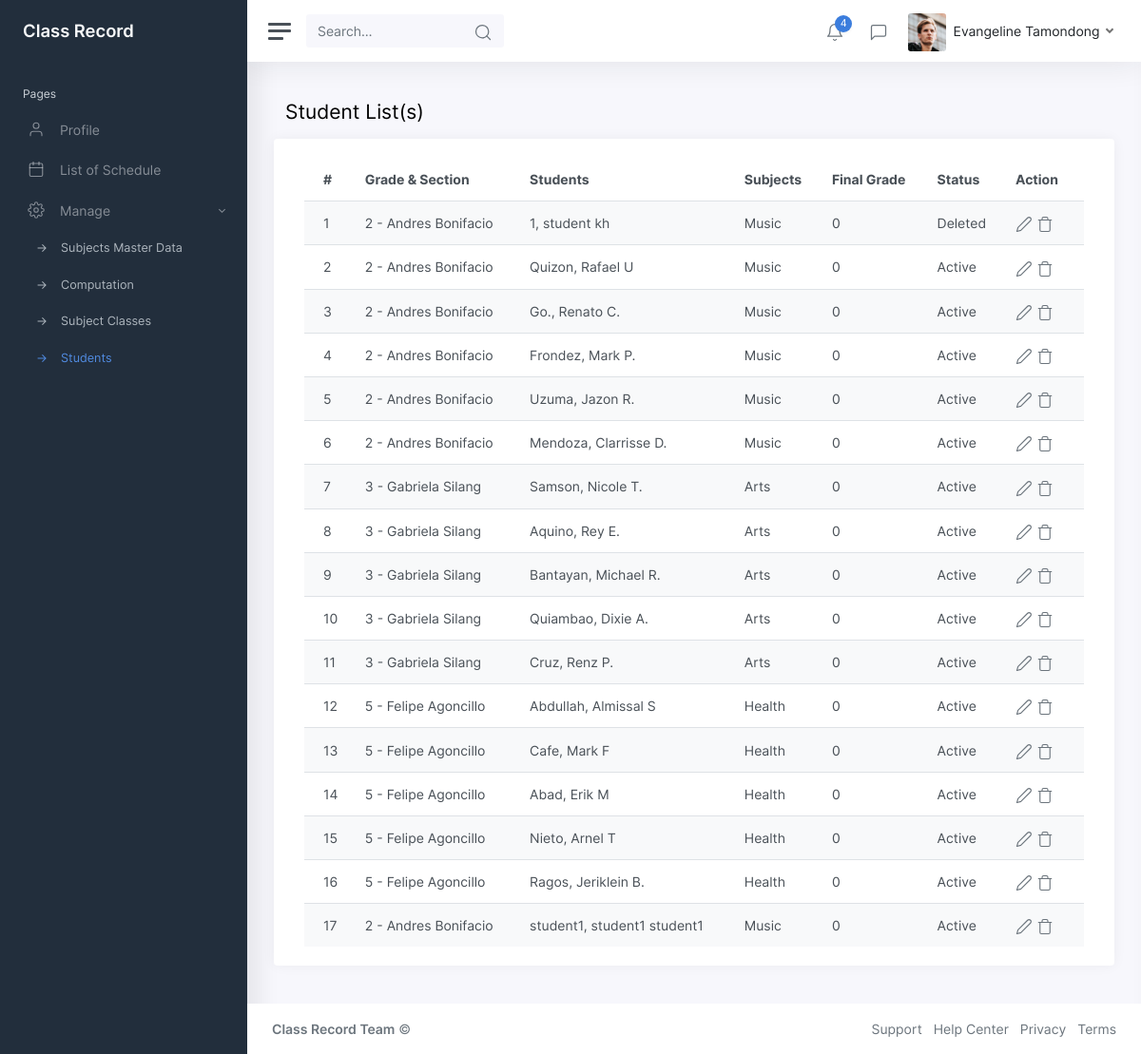
/teacher_student_list.php (signed in), run on the app's committed database.
### tables this page shows
CREATE TABLE `subjects_assign` (
  `subjectAssignId` int NOT NULL,
  `subjectId` int NOT NULL,
  `computationMasterId` int NOT NULL,
  `classMasterId` int NOT NULL,
  `teacherId` int NOT NULL,
  `datecreated` datetime NOT NULL,
  `dateupdated` datetime NOT NULL,
  `userId` int NOT NULL,
  `status` enum('Active','Inactive','Deleted') NOT NULL
);

CREATE TABLE `classes_master_data` (
  `classMasterId` int NOT NULL,
  `grade` varchar(255) NOT NULL,
  `section` varchar(255) NOT NULL,
  `status` enum('Active','Inactive','Deleted') NOT NULL,
  `datecreated` datetime NOT NULL,
  `dateupdated` datetime NOT NULL,
  `userId` int NOT NULL
);

CREATE TABLE `user` (
  `userId` int NOT NULL,
  `email` varchar(255) NOT NULL,
  `lrn` varchar(255) NOT NULL,
  `username` varchar(255) NOT NULL,
  `password` varchar(255) NOT NULL,
  `first_name` varchar(255) NOT NULL,
  `middle_name` varchar(255) NOT NULL,
  `last_name` varchar(255) NOT NULL,
  `role` enum('Teacher','Student','Admin') NOT NULL,
  `date_created` datetime NOT NULL,
  `date_updated` datetime NOT NULL,
  `status` enum('Active','Inactive','Deleted') NOT NULL
);

CREATE TABLE `subjects` (
  `subjectId` int NOT NULL,
  `subjects` varchar(255) NOT NULL,
  `description` varchar(255) NOT NULL,
  `status` enum('Active','Inactive','Deleted') NOT NULL,
  `datecreated` datetime NOT NULL,
  `dateupdated` datetime NOT NULL,
  `userId` int NOT NULL
);

### libraries/data_interface.php (called while the page is built, shortened)
<?php
class jpacObject{
	private $conn;
	public function __construct(){
  		try {
	 		$this->conn = new PDO("mysql:host=".db_server.";dbname=".db_name, db_user, db_pass);
  			$this->conn->setAttribute(PDO::ATTR_ERRMODE, PDO::ERRMODE_EXCEPTION);
		} catch(PDOException $e) {
		  	echo "Connection failed: " . $e->getMessage();
		  	die;
		}
	}
	function SQLQuery($sql) {
		$sth=$this->conn->prepare($sql);
		$sth->execute();
		$result = $sth->fetchAll();
		return $result;
	}
}
?>

### teacher_student_list.php (the view, shortened to what this page needs)
<?php
$jpac=new JpacObject();
$userData=isset($_SESSION['userData']) ? $_SESSION['userData'] : [] ;
$teacherStudentLists=$jpac->SQLQuery("SELECT t0.subjectAssignId,t0.status,t0.subjectId,t0.computationMasterId,t0.classMasterId,t2.*,t3.subjects,t4.grade,t4.section FROM subjects_assign t0 LEFT JOIN class t1 on t0.classMasterId=t1.classMasterId LEFT JOIN user t2 on t1.studentId=t2.userId LEFT JOIN subjects t3 on t0.subjectId=t3.subjectId LEFT JOIN classes_master_data t4 on t0.classMasterId=t4.classMasterId WHERE t0.teacherId='".$userData[0]['userId']."' and t2.last_name is not null ");
?>
<?php include_once("includes/header.php"); ?>
	<div class="wrapper">
		<?php include_once("menu.php") ?>
		<div class="main">
			<?php include_once("navbar.php") ?>
			<main class="content">
				<div class="container-fluid p-0">
					<h1 class="h3 mb-3">Student List(s)</h1>
					<div class="row">
                        <div class="card">
                            <div class="card-body table-responsive">
                            <table class="table table-striped table-hover" id="usersTable">
									<thead>
										<tr>
											<th>#</th>
											<th>Grade & Section</th>
											<th>Students</th>
											<th>Subjects</th>
											<th>Final Grade</th>
											<th>Status</th>
											<th>Action</th>
                                        </tr>
									</thead>
									<tbody>
										<?php
                                        $result=$teacherStudentLists;
                                        for($i=0;$i<count($result);$i++){
                                        ?>
										<tr>
											<td><?= ($i+1) ?></td>
											<td><?= $result[$i]['grade']." - ".$result[$i]['section'] ?></td>
											<td><?= $result[$i]['last_name'].", ".$result[$i]['first_name']." ".$result[$i]['middle_name'] ?></td>
											<td><?= $result[$i]['subjects'] ?></td>
											<td>0</td>
											<td><?= $result[$i]['status'] ?></td>
											<td class="table-action">
												<a href="#" data-toggle="modal" data-target="#modalData" onclick="showModalData('edit','<?= $result[$i]['subjectAssignId'] ?>','<?= $result[$i]['subjectId'] ?>','<?= $result[$i]['computationMasterId'] ?>','<?= $result[$i]['status'] ?>')"><i class="align-middle" data-feather="edit-2"></i></a>
												<a href="#"><i class="align-middle" data-feather="trash"></i></a>
											</td>
										</tr>
                                        <?php } ?>
									</tbody>
								</table>
                            </div>
                        </div>
					</div>
				</div>
			</main>
			<?php include_once("includes/footer.php") ?>
		</div>
	</div>
<link rel="stylesheet" type="text/css" href="https://cdn.datatables.net/v/bs5/dt-1.11.5/datatables.min.css"/>
</body>
</html>

### data on the page
subjects_assign: classMasterId.grade "2", classMasterId.section "Andres Bonifacio", user.last_name "1", user.first_name "student", user.middle_name "kh", subjectId.subjects "Music", user.status "Deleted", user.last_name "Quizon", user.first_name "Rafael", user.middle_name "U", user.status "Active", user.last_name "Go.", user.first_name "Renato", user.middle_name "C.", user.last_name "Frondez", user.first_name "Mark", user.middle_name "P.", user.last_name "Uzuma", user.first_name "Jazon", user.middle_name "R.", user.last_name "Mendoza", user.first_name "Clarrisse", user.middle_name "D.", user.last_name "student1", user.first_name "student1", user.middle_name "student1"
subjects_assign: classMasterId.grade "3", classMasterId.section "Gabriela Silang", user.last_name "Samson", user.first_name "Nicole", user.middle_name "T.", subjectId.subjects "Arts", user.status "Active", user.last_name "Aquino", user.first_name "Rey", user.middle_name "E.", user.last_name "Bantayan", user.first_name "Michael", user.middle_name "R.", user.last_name "Quiambao", user.first_name "Dixie", user.middle_name "A.", user.last_name "Cruz", user.first_name "Renz", user.middle_name "P."
subjects_assign: classMasterId.grade "5", classMasterId.section "Felipe Agoncillo", user.last_name "Abdullah", user.first_name "Almissal", user.middle_name "S", subjectId.subjects "Health", user.status "Active", user.last_name "Cafe", user.first_name "Mark", user.middle_name "F", user.last_name "Abad", user.first_name "Erik", user.middle_name "M", user.last_name "Nieto", user.first_name "Arnel", user.middle_name "T", user.last_name "Ragos", user.first_name "Jeriklein", user.middle_name "B."

### other printed values
$userData[0]['first_name'] "Evangeline"
$userData[0]['last_name'] "Tamondong"
